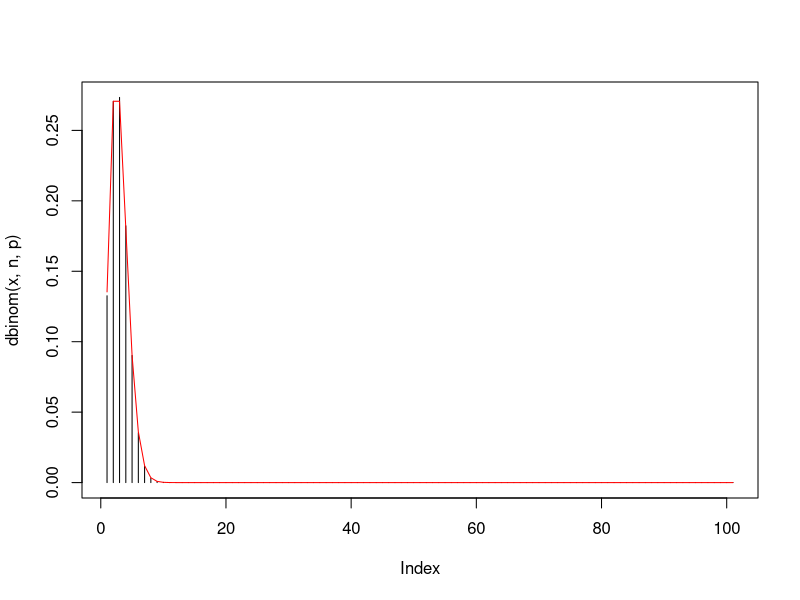

Write the R code that produced this figure.
# Zadanie 3

ilość_rzutów <- 180
szansa_na_jedynkę <- 1 / 6

a1 <- dbinom(27, ilość_rzutów, szansa_na_jedynkę)

a2 <- 1 - pbinom(31, ilość_rzutów, szansa_na_jedynkę)

a3 <- pbinom(28, ilość_rzutów, szansa_na_jedynkę)

a4 <- pbinom(33, ilość_rzutów, szansa_na_jedynkę) - pbinom(24, ilość_rzutów, szansa_na_jedynkę)

# Zadanie 4

intensywnosc <- 3.5
czas <- 5

b1 <- dpois(16, intensywnosc * czas)

b2 <- 1 - ppois(19, intensywnosc * czas)

b3 <- ppois(11, intensywnosc * czas)

b4 <- ppois(21, intensywnosc * czas) - ppois(13, intensywnosc * czas)

# Zadanie 5


n <- 100  
p <- 0.02 
x <- 0:n

plot(dbinom(x, n, p), type = "h")

lambda <- 2

lines(dpois(x, lambda), col = "red")
